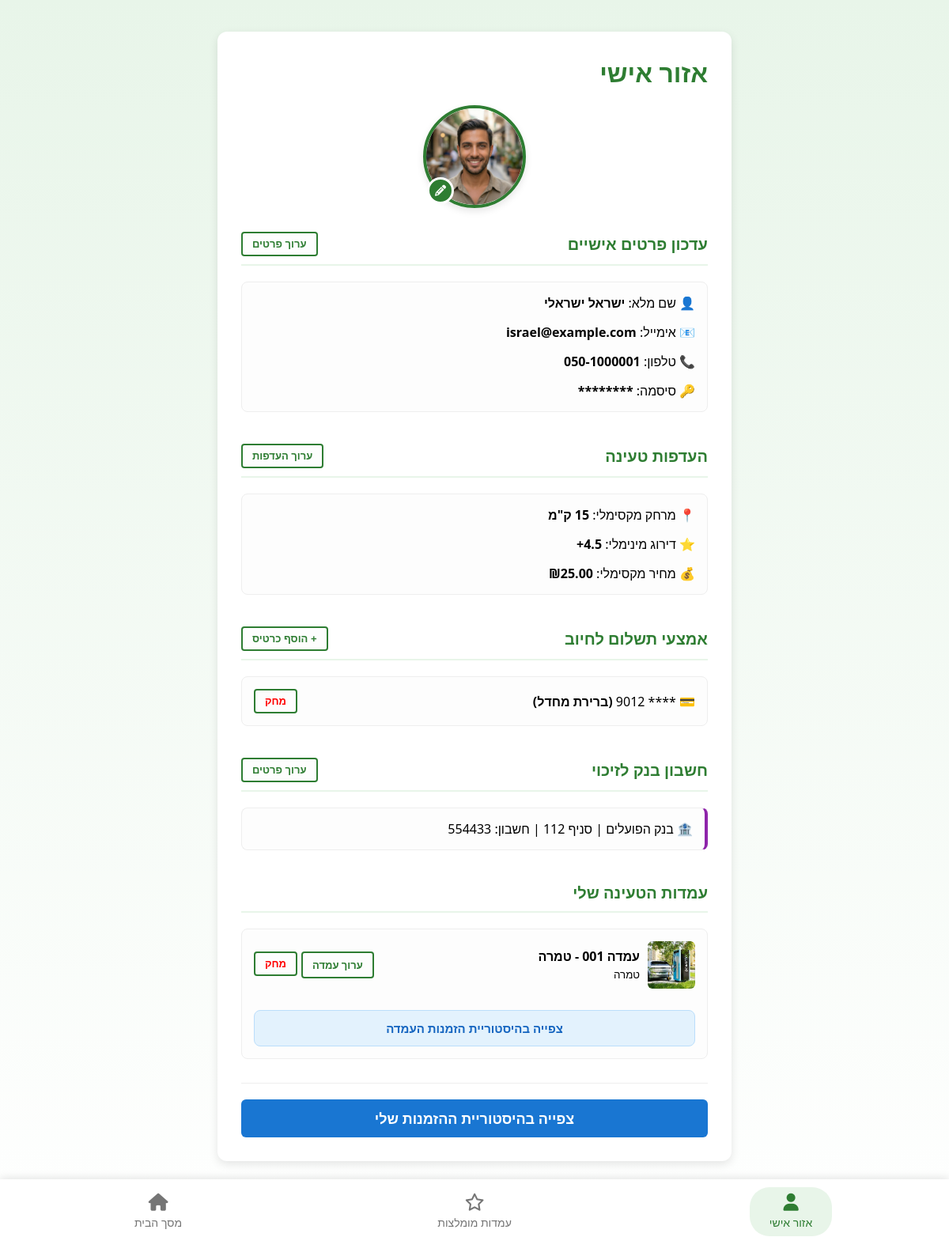
Screenshot of /personal_details.php (signed in) with the database file from the repository.
### tables this page shows
CREATE TABLE IF NOT EXISTS `user` (
  `uid` int(11) UNSIGNED NOT NULL AUTO_INCREMENT,
  `name` varchar(50) NOT NULL,
  `email` varchar(100) NOT NULL,
  `phone_number` varchar(20) NOT NULL,
  `password` varchar(255) NOT NULL,
  `image` varchar(255) DEFAULT NULL,
  PRIMARY KEY (`uid`),
  UNIQUE KEY `email` (`email`)
);

CREATE TABLE `preferences` (
  `id` INT AUTO_INCREMENT PRIMARY KEY,
  `user_id` INT NOT NULL,
  `max_distance` INT DEFAULT 10,
  `min_rating` DECIMAL(2,1) DEFAULT 0.0,
  `max_price` DECIMAL(10,2) DEFAULT 100.00
);

CREATE TABLE IF NOT EXISTS `payment_method` (
  `id` int(11) UNSIGNED NOT NULL AUTO_INCREMENT,
  `user_id` int(11) UNSIGNED NOT NULL,
  `card_number` varchar(20) NOT NULL,
  `cardholder_name` varchar(100) NOT NULL,
  `expiry_date` varchar(5) NOT NULL COMMENT 'MM/YY',
  `cvv` varchar(4) NOT NULL,
  `is_default` tinyint(1) NOT NULL DEFAULT 0 COMMENT '1 if default, 0 otherwise',
  `created_at` timestamp NOT NULL DEFAULT current_timestamp(),
  PRIMARY KEY (`id`),
  KEY `user_id` (`user_id`)
);

CREATE TABLE IF NOT EXISTS `bank_account` (
  `id` int(11) UNSIGNED NOT NULL AUTO_INCREMENT,
  `user_id` int(11) UNSIGNED NOT NULL,
  `account_name` varchar(100) NOT NULL,
  `bank_name` varchar(50) NOT NULL,
  `branch_number` varchar(10) NOT NULL,
  `account_number` varchar(20) NOT NULL,
  `created_at` timestamp NOT NULL DEFAULT current_timestamp(),
  PRIMARY KEY (`id`),
  UNIQUE KEY `user_id` (`user_id`)
);

CREATE TABLE IF NOT EXISTS `station` (
  `station_id` varchar(20) NOT NULL,
  `name` varchar(100) NOT NULL,
  `operator` varchar(50) NOT NULL,
  `city` varchar(50) NOT NULL,
  `address` varchar(150) NOT NULL,
  `latitude` decimal(10,8) NOT NULL,
  `longitude` decimal(11,8) NOT NULL,
  `details` text DEFAULT NULL,
  `grade` decimal(3,2) DEFAULT NULL,
  `image` varchar(255) DEFAULT NULL,
  `instant_approval` tinyint(1) NOT NULL DEFAULT 1 COMMENT '1 = אוטומטי, 0 = ידני',
  `price_per_hour` decimal(5,2) NOT NULL DEFAULT 0.00 COMMENT 'עלות טעינה שעתית',
  `parking_fee` decimal(5,2) NOT NULL DEFAULT 0.00 COMMENT 'עלות חניה שעתית נוספת',
  PRIMARY KEY (`station_id`)
);

### personal_details.php (the view, shortened to what this page needs)
<?php
$servername = "localhost";
$username = "root";
$password_db = "";
$dbname = "charging_station_db";
$conn = new mysqli($servername, $username, $password_db, $dbname);
$conn->set_charset("utf8mb4");
$user_id = $_SESSION['user_id'];
$edit_mode = false;
$current_station = null;
$current_hours = [];
$stmt = $conn->prepare("SELECT * FROM user WHERE uid = ?");
$stmt->bind_param("i", $user_id);
$stmt->execute();
$user_data = $stmt->get_result()->fetch_assoc();
$my_stations = [];
if (!$edit_mode) {
    $stmt_stations = $conn->prepare("SELECT s.* FROM station s JOIN owner_stations os ON s.station_id = os.station_id WHERE os.user_id = ?");
    $stmt_stations->bind_param("i", $user_id);
    $stmt_stations->execute();
    $result_stations = $stmt_stations->get_result();
    while ($row = $result_stations->fetch_assoc()) { $my_stations[] = $row; }
}
$payment_methods = [];
if (!$edit_mode) {
    $stmt_p = $conn->prepare("SELECT * FROM payment_method WHERE user_id = ? ORDER BY is_default DESC, id DESC");
    $stmt_p->bind_param("i", $user_id);
    $stmt_p->execute();
    $res_p = $stmt_p->get_result();
    while ($row = $res_p->fetch_assoc()) { $payment_methods[] = $row; }
}
$bank_account = null;
if (!$edit_mode) {
    $stmt_b = $conn->prepare("SELECT * FROM bank_account WHERE user_id = ?");
    $stmt_b->bind_param("i", $user_id);
    $stmt_b->execute();
    $res_b = $stmt_b->get_result();
    if ($res_b->num_rows > 0) { $bank_account = $res_b->fetch_assoc(); }
}
$user_pref = null;
if (!$edit_mode) {
    $stmt_pr = $conn->prepare("SELECT * FROM preferences WHERE user_id = ?");
    $stmt_pr->bind_param("i", $user_id);
    $stmt_pr->execute();
    $user_pref = $stmt_pr->get_result()->fetch_assoc();
}
?>
<!DOCTYPE html>
<html lang="he" dir="rtl">
<head>
    <link rel="stylesheet" href="https://cdnjs.cloudflare.com/ajax/libs/font-awesome/6.4.2/css/all.min.css">
</head>
<body>
<div class="container">
    <header>
        <h1 style="font-size: xx-large">אזור אישי</h1>
    </header>
    <?php if ($edit_mode && $current_station): ?>
        <div class="section-header" style="margin-top:0;">
            <h2 class="section-title">עריכת עמדה: <?php echo htmlspecialchars($current_station['name']); ?></h2>
        </div>
        <form method="POST" enctype="multipart/form-data">
            <input type="hidden" name="station_id" value="<?php echo htmlspecialchars($current_station['station_id']); ?>">
            <div class="form-group"><label>שם העמדה:</label><input type="text" name="station_name" value="<?php echo htmlspecialchars($current_station['name']); ?>" required></div>
            <div class="form-group"><label>עיר:</label><input type="text" name="city" value="<?php echo htmlspecialchars($current_station['city']); ?>" required></div>
            <div class="form-group"><label>כתובת:</label><input type="text" name="address" value="<?php echo htmlspecialchars($current_station['address']); ?>" required></div>
            <div style="display: flex; gap: 15px;">
                <div class="form-group" style="flex: 1;">
                    <label>
                        <span class="help-icon" data-tooltip="המחיר הממולץ הוא מינימום 20 שח. ניתן לשנות בכל שלב מהאזור האישי. ממחיר זה ינוכו עמלות">?</span>
                        עלות טעינה שעתית:
                    </label>
                    <input type="number" name="hourly_charging_cost" value="<?php echo htmlspecialchars($current_station['price_per_hour']); ?>" min="15" max="100" required>
                </div>
                <div class="form-group" style="flex: 1;">
                    <label>
                        <span class="help-icon" data-tooltip="המחיר הממולץ הוא מינימום 10 שח. ניתן לשנות בכל שלב מהאזור האישי. ממחיר זה ינוכו עמלות">?</span>
                        עלות חניה שעתית נוספת:
                    </label>
                    <input type="number" name="hourly_parking_cost" value="<?php echo htmlspecialchars($current_station['parking_fee']); ?>" min="5" max="50" required>
                </div>
            </div>
            <div class="form-group">
                <label>תמונת העמדה:</label>
                <?php if (!empty($current_station['image']) && file_exists($current_station['image'])): ?>
                    <div class="current-image-preview"><img src="<?php echo htmlspecialchars($current_station['image']); ?>" alt="תמונה"></div>
                <?php endif; ?>
                <input type="file" name="station_image" accept="image/*">
            </div>
            <div class="switch-container bg-blue">
                <span style="font-weight:bold; color:#1976d2;">
                    <span class="help-icon" data-tooltip="במצב זה, כל הזמנה של לקוח תאושר באופן אוטומטי. אם המצב כבוי, תצטרך לאשר כל הזמנה באופן ידני באזור האישי.">?</span>
                    אישור הזמנות מיידי (אוטומטי)
                </span>
                <label class="switch">
                    <input type="checkbox" name="instant_approval" <?php echo ($current_station['instant_approval'] == 1) ? 'checked' : ''; ?>>
                    <span class="slider blue"></span>
                </label>
            </div>
            <div class="section-header"><h2 class="section-title">שעות פעילות</h2></div>
            <?php
            $is_always_open = true;
            if (count($current_hours) < 7) { $is_always_open = false; }
            else {
                foreach($current_hours as $h) {
                    if ($h['is_closed'] == 1 || $h['open_time'] != "00:00:00" || $h['close_time'] != "23:59:59") {
                        $is_always_open = false; break;
                    }
                }
            }
            ?>
            <div class="switch-container bg-green">
                <span style="font-weight:bold; color:#2e7d32;">עמדה תמיד פנויה (24/7)</span>
                <label class="switch">
                    <input type="checkbox" name="always_open" id="always_open" <?php echo $is_always_open ? 'checked' : ''; ?> onchange="toggleHours()">
                    <span class="slider green"></span>
                </label>
            </div>
            <table id="manual_hours" class="hours-table" style="display: <?php echo $is_always_open ? 'none' : 'table'; ?>;">
                <?php
                $days = ["א'", "ב'", "ג'", "ד'", "ה'", "ו'", "ש'"];
                foreach($days as $i => $day_name):
                    $d = $i + 1;
                    $h = isset($current_hours[$d]) ? $current_hours[$d] : ['open_time'=>'00:00:00', 'close_time'=>'23:59:59', 'is_closed'=>0];
                ?>
                <tr>
                    <td style="width: 60px;"><strong>יום <?php echo $day_name; ?></strong></td>
                    <td>מ- <input type="time" name="open_time_<?php echo $d; ?>" value="<?php echo substr($h['open_time'], 0, 5); ?>" style="width:110px;"></td>
                    <td>עד <input type="time" name="close_time_<?php echo $d; ?>" value="<?php echo substr($h['close_time'], 0, 5); ?>" style="width:110px;"></td>
                    <td style="text-align: left;">
                        <span style="font-size: 11px; color: #666; margin-left: 4px;">סגור?</span>
                        <label class="switch" style="width: 40px; height: 20px;">
                            <input type="checkbox" name="day_closed_<?php echo $d; ?>" <?php echo $h['is_closed'] ? 'checked' : ''; ?>>
                            <span class="slider red" style="border-radius: 20px;"></span>
                        </label>
                    </td>
                </tr>
                <?php endforeach; ?>
            </table>
            <div class="form-group"><label>פרטים נוספים:</label><textarea name="details" rows="3"><?php echo htmlspecialchars($current_station['details']); ?></textarea></div>
            <button type="submit" name="update_station" class="btn-primary">שמור שינויים בעמדה</button>
        </form>
    <?php else: ?>
        <div class="profile-image-section">
            <div class="profile-image-container">
                <img src="<?php echo (!empty($user_data['image']) && file_exists($user_data['image'])) ? $user_data['image'] : 'images/default_user.png'; ?>" class="profile-image-circle">
                <label for="user_profile_img" class="edit-profile-btn">
                    <i class="fa-solid fa-pencil"></i>
                </label>
            </div>
        </div>
        <div class="section-header" style="margin-top:0;">
            <h2 class="section-title">עדכון פרטים אישיים</h2>
            <button type="button" class="btn-secondary" onclick="toggleElement('editPersonalForm')">ערוך פרטים</button>
        </div>
        <div id="personalDisplay" class="item-card" style="flex-direction: column; align-items: flex-start;">
            <div>👤 שם מלא: <b><?php echo htmlspecialchars($user_data['name']); ?></b></div>
            <div>📧 אימייל: <b><?php echo htmlspecialchars($user_data['email']); ?></b></div>
            <div>📞 טלפון: <b><?php echo htmlspecialchars($user_data['phone_number']); ?></b></div>
            <div>🔑 סיסמה: <b>********</b></div>
        </div>
        <div class="section-header">
            <h2 class="section-title">העדפות טעינה</h2>
            <button type="button" class="btn-secondary" onclick="toggleElement('editPreferencesForm')">ערוך העדפות</button>
        </div>
        <div id="prefDisplay" class="item-card" style="flex-direction: column; align-items: flex-start;">
            <div>📍 מרחק מקסימלי: <b><?php echo $user_pref['max_distance']; ?> ק"מ</b></div>
            <div>⭐ דירוג מינימלי: <b><?php echo number_format($user_pref['min_rating'], 1); ?>+</b></div>
            <div>💰 מחיר מקסימלי: <b>₪<?php echo number_format($user_pref['max_price'], 2); ?></b></div>
        </div>
        <div class="section-header"><h2 class="section-title">אמצעי תשלום לחיוב</h2><button type="button" class="btn-secondary" onclick="toggleElement('addPaymentForm')">+ הוסף כרטיס</button></div>
        <?php foreach ($payment_methods as $payment): ?>
            <div class="item-card <?php echo $payment['is_default'] ? 'payment-card default' : ''; ?>">
                <div>💳 **** <?php echo substr($payment['card_number'], -4); ?> <?php if($payment['is_default']) echo "<b>(ברירת מחדל)</b>"; ?></div>
                <div style="display:flex; gap:5px;">
                    <form method="POST"><button type="submit" class="btn-secondary" style="color:red;" onclick="return confirm('למחוק כרטיס זה?')">מחק</button></form>
                </div>
            </div>
        <?php endforeach; ?>
        <div class="section-header"><h2 class="section-title">חשבון בנק לזיכוי</h2><button type="button" class="btn-secondary" onclick="toggleElement('bankAccountForm')">ערוך פרטים</button></div>
        <?php if($bank_account): ?>
            <div class="item-card" style="border-right:4px solid #8e24aa;">🏦 <?php echo htmlspecialchars($bank_account['bank_name']); ?> | סניף <?php echo htmlspecialchars($bank_account['branch_number']); ?> | חשבון: <?php echo htmlspecialchars($bank_account['account_number']); ?></div>
        <?php endif; ?>
        <div class="section-header"><h2 class="section-title">עמדות הטעינה שלי</h2></div>
        <?php if (!empty($my_stations)): ?>
            <?php foreach ($my_stations as $station): ?>
                <div class="item-card" style="flex-direction: column; align-items: stretch;">
                    <div style="display:flex; justify-content: space-between; align-items:center; width: 100%;">
                        <div style="display:flex; align-items:center; gap:10px;">
                            <img src="<?php echo (!empty($station['image']) && file_exists($station['image'])) ? $station['image'] : 'images/default_station.png'; ?>" class="station-card-img">
                            <div>
                                <b><?php echo htmlspecialchars($station['name']); ?></b><br>
                                <small><?php echo htmlspecialchars($station['city']); ?></small>
                            </div>
                        </div>
                        <div style="display:flex; gap:5px;">
                            <a href="personal_details.php?edit_station=<?php echo $station['station_id']; ?>" class="btn-secondary">ערוך עמדה</a>
                            <form method="POST"><button type="submit" class="btn-secondary" style="color:red;" onclick="return confirm('למחוק את העמדה?')">מחק</button></form>
                        </div>
                    </div>
                    <a href="my_stations_orders.php?station_id=<?php echo $station['station_id']; ?>" class="view-history-button">
                        צפייה בהיסטוריית הזמנות העמדה
                    </a>
                </div>
            <?php endforeach; ?>
        <?php endif; ?>
        <div style="margin-top: 30px; border-top: 1px solid #eee; padding-top: 20px;">
            <a href="order_history.php" class="btn-primary" style="display: block; text-align: center; text-decoration: none; background-color: #1976d2; font-size: large;">צפייה בהיסטוריית ההזמנות שלי</a>
        </div>
    <?php endif; ?>
</div>
<nav class="bottom-nav">
    <a href="personal_details.php" class="nav-item active">
        <div class="active-pill">
            <i class="fa-solid fa-user"></i>
            <span>אזור אישי</span>
        </div>
    </a>
    <a href="recommended_stations.php" class="nav-item">
        <i class="fa-regular fa-star"></i>
        <span>עמדות מומלצות</span>
    </a>
    <a href="map.php" class="nav-item">
        <i class="fa-solid fa-house"></i>
        <span>מסך הבית</span>
    </a>
</nav>
</body>
</html>

### rows the page displays
user: image (picture), name "ישראל ישראלי", email "israel@example.com", phone_number "050-1000001"
preferences: min_rating "4.5", max_price "25.00"
payment_method: is_default "(ברירת מחדל)"
bank_account: bank_name "בנק הפועלים", account_number "554433"
station: image (picture), name "עמדה 001 - טמרה", city "טמרה"
